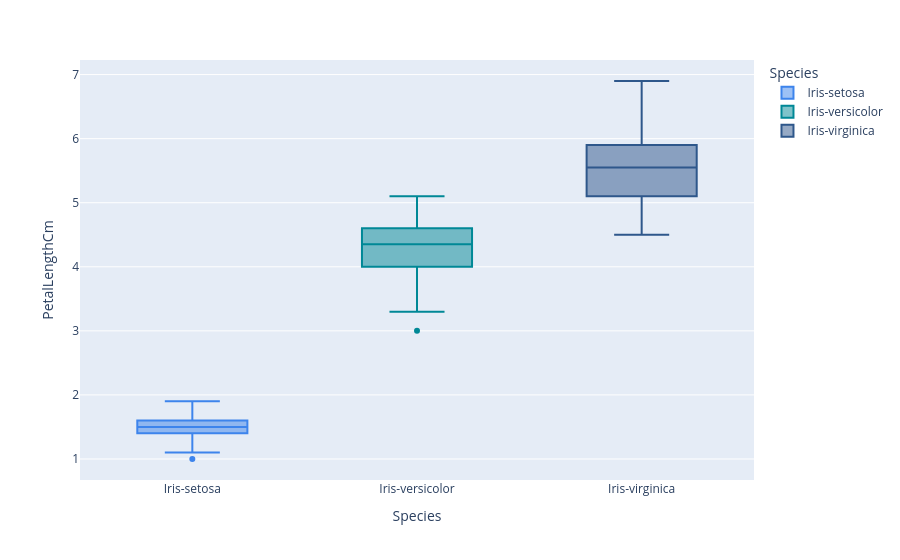

Notebook cell for this chart:
### Code cell
fig = px.box(iris, x="Species", y="PetalLengthCm", color="Species", color_discrete_sequence=COLOUR_SEQUENCE, orientation="v")
fig.show()

### Figure 1 — Plotly figure (JSON) as saved in the notebook; plotly's stock layout.template omitted (floating-point values rounded to 4 significant figures)
{"data": [{"alignmentgroup": "True", "hovertemplate": "Species=%{x}<br>PetalLengthCm=%{y}<extra></extra>", "legendgroup": "Iris-setosa", "marker": {"color": "#3d84ec"}, "name": "Iris-setosa", "notched": false, "offsetgroup": "Iris-setosa", "orientation": "v", "showlegend": true, "type": "box", "x": ["Iris-setosa", "Iris-setosa", "Iris-setosa", "Iris-setosa", "Iris-setosa", "Iris-setosa", "Iris-setosa", "Iris-setosa", "Iris-setosa", "Iris-setosa", "Iris-setosa", "Iris-setosa", "Iris-setosa", "Iris-setosa", "Iris-setosa", "Iris-setosa", "Iris-setosa", "Iris-setosa", "Iris-setosa", "Iris-setosa", "Iris-setosa", "Iris-setosa", "Iris-setosa", "Iris-setosa", "Iris-setosa", "Iris-setosa", "Iris-setosa", "Iris-setosa", "Iris-setosa", "Iris-setosa", "Iris-setosa", "Iris-setosa", "Iris-setosa", "Iris-setosa", "Iris-setosa", "Iris-setosa", "Iris-setosa", "Iris-setosa", "Iris-setosa", "Iris-setosa", "Iris-setosa", "Iris-setosa", "Iris-setosa", "Iris-setosa", "Iris-setosa", "Iris-setosa", "Iris-setosa", "Iris-setosa", "Iris-setosa", "Iris-setosa"], "x0": " ", "xaxis": "x", "y": [1.4, 1.4, 1.3, 1.5, 1.4, 1.7, 1.4, 1.5, 1.4, 1.5, 1.5, 1.6, 1.4, 1.1, 1.2, 1.5, 1.3, 1.4, 1.7, 1.5, 1.7, 1.5, 1.0, 1.7, 1.9, 1.6, 1.6, 1.5, 1.4, 1.6, 1.6, 1.5, 1.5, 1.4, 1.5, 1.2, 1.3, 1.5, 1.3, 1.5, 1.3, 1.3, 1.3, 1.6, 1.9, 1.4, 1.6, 1.4, 1.5, 1.4], "y0": " ", "yaxis": "y"}, {"alignmentgroup": "True", "hovertemplate": "Species=%{x}<br>PetalLengthCm=%{y}<extra></extra>", "legendgroup": "Iris-versicolor", "marker": {"color": "#008896"}, "name": "Iris-versicolor", "notched": false, "offsetgroup": "Iris-versicolor", "orientation": "v", "showlegend": true, "type": "box", "x": ["Iris-versicolor", "Iris-versicolor", "Iris-versicolor", "Iris-versicolor", "Iris-versicolor", "Iris-versicolor", "Iris-versicolor", "Iris-versicolor", "Iris-versicolor", "Iris-versicolor", "Iris-versicolor", "Iris-versicolor", "Iris-versicolor", "Iris-versicolor", "Iris-versicolor", "Iris-versicolor", "Iris-versicolor", "Iris-versicolor", "Iris-versicolor", "Iris-versicolor", "Iris-versicolor", "Iris-versicolor", "Iris-versicolor", "Iris-versicolor", "Iris-versicolor", "Iris-versicolor", "Iris-versicolor", "Iris-versicolor", "Iris-versicolor", "Iris-versicolor", "Iris-versicolor", "Iris-versicolor", "Iris-versicolor", "Iris-versicolor", "Iris-versicolor", "Iris-versicolor", "Iris-versicolor", "Iris-versicolor", "Iris-versicolor", "Iris-versicolor", "Iris-versicolor", "Iris-versicolor", "Iris-versicolor", "Iris-versicolor", "Iris-versicolor", "Iris-versicolor", "Iris-versicolor", "Iris-versicolor", "Iris-versicolor", "Iris-versicolor"], "x0": " ", "xaxis": "x", "y": [4.7, 4.5, 4.9, 4.0, 4.6, 4.5, 4.7, 3.3, 4.6, 3.9, 3.5, 4.2, 4.0, 4.7, 3.6, 4.4, 4.5, 4.1, 4.5, 3.9, 4.8, 4.0, 4.9, 4.7, 4.3, 4.4, 4.8, 5.0, 4.5, 3.5, 3.8, 3.7, 3.9, 5.1, 4.5, 4.5, 4.7, 4.4, 4.1, 4.0, 4.4, 4.6, 4.0, 3.3, 4.2, 4.2, 4.2, 4.3, 3.0, 4.1], "y0": " ", "yaxis": "y"}, {"alignmentgroup": "True", "hovertemplate": "Species=%{x}<br>PetalLengthCm=%{y}<extra></extra>", "legendgroup": "Iris-virginica", "marker": {"color": "#2E578B"}, "name": "Iris-virginica", "notched": false, "offsetgroup": "Iris-virginica", "orientation": "v", "showlegend": true, "type": "box", "x": ["Iris-virginica", "Iris-virginica", "Iris-virginica", "Iris-virginica", "Iris-virginica", "Iris-virginica", "Iris-virginica", "Iris-virginica", "Iris-virginica", "Iris-virginica", "Iris-virginica", "Iris-virginica", "Iris-virginica", "Iris-virginica", "Iris-virginica", "Iris-virginica", "Iris-virginica", "Iris-virginica", "Iris-virginica", "Iris-virginica", "Iris-virginica", "Iris-virginica", "Iris-virginica", "Iris-virginica", "Iris-virginica", "Iris-virginica", "Iris-virginica", "Iris-virginica", "Iris-virginica", "Iris-virginica", "Iris-virginica", "Iris-virginica", "Iris-virginica", "Iris-virginica", "Iris-virginica", "Iris-virginica", "Iris-virginica", "Iris-virginica", "Iris-virginica", "Iris-virginica", "Iris-virginica", "Iris-virginica", "Iris-virginica", "Iris-virginica", "Iris-virginica", "Iris-virginica", "Iris-virginica", "Iris-virginica", "Iris-virginica", "Iris-virginica"], "x0": " ", "xaxis": "x", "y": [6.0, 5.1, 5.9, 5.6, 5.8, 6.6, 4.5, 6.3, 5.8, 6.1, 5.1, 5.3, 5.5, 5.0, 5.1, 5.3, 5.5, 6.7, 6.9, 5.0, 5.7, 4.9, 6.7, 4.9, 5.7, 6.0, 4.8, 4.9, 5.6, 5.8, 6.1, 6.4, 5.6, 5.1, 5.6, 6.1, 5.6, 5.5, 4.8, 5.4, 5.6, 5.1, 5.1, 5.9, 5.7, 5.2, 5.0, 5.2, 5.4, 5.1], "y0": " ", "yaxis": "y"}], "layout": {"boxmode": "overlay", "legend": {"title": {"text": "Species"}, "tracegroupgap": 0}, "margin": {"t": 60}, "xaxis": {"anchor": "y", "categoryarray": ["Iris-setosa", "Iris-versicolor", "Iris-virginica"], "categoryorder": "array", "domain": [0, 1], "title": {"text": "Species"}}, "yaxis": {"anchor": "x", "domain": [0, 1], "title": {"text": "PetalLengthCm"}}}}
